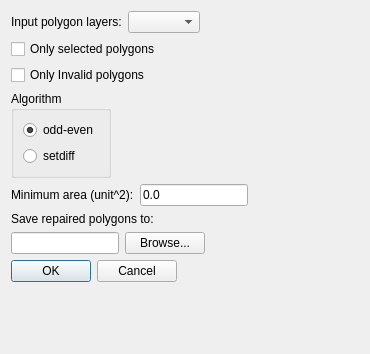
<?xml version="1.0" encoding="UTF-8"?>
<ui version="4.0">
 <class>Prepair</class>
 <widget class="QDialog" name="Prepair">
  <property name="geometry">
   <rect>
    <x>0</x>
    <y>0</y>
    <width>370</width>
    <height>354</height>
   </rect>
  </property>
  <property name="windowTitle">
   <string>prepair</string>
  </property>
  <layout class="QFormLayout" name="formLayout">
   <item row="0" column="0">
    <layout class="QVBoxLayout" name="verticalLayout_2">
     <item>
      <layout class="QHBoxLayout" name="horizontalLayout">
       <item>
        <widget class="QLabel" name="label_3">
         <property name="text">
          <string>Input polygon layers:</string>
         </property>
        </widget>
       </item>
       <item>
        <widget class="QComboBox" name="comboLayers"/>
       </item>
      </layout>
     </item>
     <item>
      <widget class="QCheckBox" name="onlySelected">
       <property name="text">
        <string>Only selected polygons</string>
       </property>
      </widget>
     </item>
     <item>
      <widget class="QCheckBox" name="onlyInvalid">
       <property name="text">
        <string>Only Invalid polygons</string>
       </property>
      </widget>
     </item>
    </layout>
   </item>
   <item row="2" column="0">
    <widget class="QGroupBox" name="groupBox">
     <property name="title">
      <string>Algorithm</string>
     </property>
     <layout class="QVBoxLayout" name="verticalLayout_3">
      <item>
       <widget class="QRadioButton" name="radioOddEven">
        <property name="text">
         <string>odd-even</string>
        </property>
        <property name="checked">
         <bool>true</bool>
        </property>
       </widget>
      </item>
      <item>
       <widget class="QRadioButton" name="radioSetdiff">
        <property name="text">
         <string>setdiff</string>
        </property>
       </widget>
      </item>
     </layout>
    </widget>
   </item>
   <item row="3" column="0">
    <layout class="QHBoxLayout" name="horizontalLayout_2">
     <item>
      <widget class="QLabel" name="label_2">
       <property name="text">
        <string>Minimum area (unit^2):</string>
       </property>
      </widget>
     </item>
     <item>
      <widget class="QLineEdit" name="minarea">
       <property name="text">
        <string>0.0</string>
       </property>
      </widget>
     </item>
    </layout>
   </item>
   <item row="4" column="0">
    <layout class="QVBoxLayout" name="verticalLayout">
     <item>
      <widget class="QLabel" name="label">
       <property name="text">
        <string>Save repaired polygons to:</string>
       </property>
      </widget>
     </item>
     <item>
      <layout class="QGridLayout" name="gridLayout">
       <item row="0" column="1">
        <widget class="QPushButton" name="browseOutfile">
         <property name="text">
          <string>Browse...</string>
         </property>
        </widget>
       </item>
       <item row="0" column="0">
        <widget class="QLineEdit" name="filename">
         <property name="text">
          <string/>
         </property>
         <property name="readOnly">
          <bool>true</bool>
         </property>
        </widget>
       </item>
      </layout>
     </item>
    </layout>
   </item>
   <item row="5" column="0">
    <widget class="QDialogButtonBox" name="buttonBox">
     <property name="orientation">
      <enum>Qt::Horizontal</enum>
     </property>
     <property name="standardButtons">
      <set>QDialogButtonBox::Cancel|QDialogButtonBox::Ok</set>
     </property>
    </widget>
   </item>
  </layout>
  <zorder>buttonBox</zorder>
  <zorder>groupBox</zorder>
 </widget>
 <resources/>
 <connections>
  <connection>
   <sender>buttonBox</sender>
   <signal>accepted()</signal>
   <receiver>Prepair</receiver>
   <slot>accept()</slot>
   <hints>
    <hint type="sourcelabel">
     <x>248</x>
     <y>254</y>
    </hint>
    <hint type="destinationlabel">
     <x>157</x>
     <y>274</y>
    </hint>
   </hints>
  </connection>
  <connection>
   <sender>buttonBox</sender>
   <signal>rejected()</signal>
   <receiver>Prepair</receiver>
   <slot>reject()</slot>
   <hints>
    <hint type="sourcelabel">
     <x>316</x>
     <y>260</y>
    </hint>
    <hint type="destinationlabel">
     <x>286</x>
     <y>274</y>
    </hint>
   </hints>
  </connection>
 </connections>
</ui>
